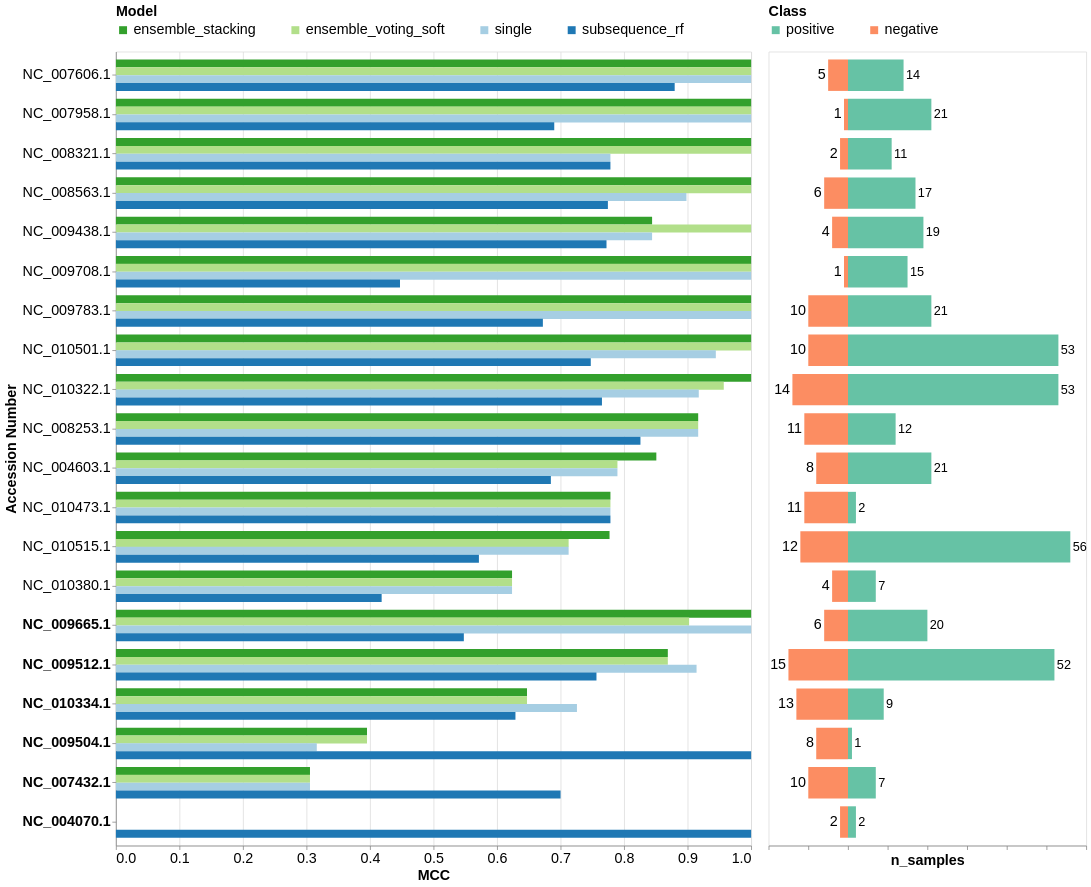

Notebook cell for this chart:
### Markdown cell above
### Bar plot to compare performance per species

### Code cell
fontsize = 18

# Create a list of labels that should be bold
bold_labels = merged_group_metrics[merged_group_metrics['is_better'] == 'n']['accession_version'].tolist()
bold_labels_stacking = merged_group_metrics_stacking[merged_group_metrics_stacking['is_better'] == 'n']['accession_version'].tolist()

merged_all_group_metrics = pd.concat([stacking_group_metrics, voting_group_metrics, 
                                      single_group_metrics, subsequence_rf_group_metrics], ignore_index=True)

#plot horizontal bar chart per genus
bar_chart = alt.Chart(merged_all_group_metrics).mark_bar(stroke=None, size=10).encode(
    y=alt.Y(f'{group_by}:N', 
            title='Accession Number', 
            sort=label_order, 
            axis=alt.Axis(labelAngle=0, orient='left', 
                          labelFontWeight=alt.condition(
            # Check if the current label is in our list of bold categories
            alt.FieldOneOfPredicate(field='label', oneOf=bold_labels),
            alt.value('bold'),
            alt.value('normal')
        )),
            ),
    x=alt.X('MCC:Q', title='MCC', axis=alt.Axis(tickCount=10), scale=alt.Scale(paddingInner=0)),
    color=alt.Color('model:N',
                    scale=alt.Scale(
                        domain=["ensemble_stacking", "ensemble_voting_soft", "single","subsequence_rf"],   # order of categories
                        range=['#33a02c','#b2df8a', '#a6cee3', '#1f78b4'],
                    ),
                    legend=alt.Legend(
                        orient='top',       # Disable default orientation
                        #legendX=-100,         # X-position of legend inside chart
                        #legendY=600,           # Y-position of legend inside chart
                        titleFontSize=fontsize,    # legend title font size
                        labelFontSize=fontsize,     # legend labels font size
                        title="Model",
                        columnPadding=40
                    )),
    yOffset=alt.YOffset('model:N', sort=["ensemble_stacking","ensemble_voting_soft", "single","subsequence_rf"])
).properties(
    width=800,
    height=1000
)

# Melt to long format
df_long = voting_group_metrics.melt(id_vars=f"{group_by}", value_vars=["positive", "negative"], var_name="class", value_name="n_samples")

# Compute proportions per row (normalize within each 'a')
df_long["proportion"] = df_long.groupby("class")["n_samples"].transform(lambda x: x / x.sum())
# Make negative values actually negative (so they plot on the left)
df_long.loc[df_long["class"] == "negative", "n_samples"] *= -1
# Add absolute value column for labeling
df_long["label"] = df_long["n_samples"].abs()

# Stacked bar chart
chart = alt.Chart(df_long).mark_bar().encode(
    y=alt.Y(f"{group_by}:N", 
            sort=label_order,
            #axis=alt.Axis(labels=True, title=None)),  # remove labels & title
            axis=None),
    x=alt.X("n_samples:Q", title="n_samples", axis=alt.Axis(labels=False, grid=False)),
    color=alt.Color("class:N",
                    scale=alt.Scale(
                        #scheme=['#1b9e77','#e7298a']
                        domain=["positive", "negative"],   # order of categories
                        range=['#66c2a5','#fc8d62']  # corresponding colors
                    ),
                     legend=alt.Legend(
                         orient='top',       # Disable default orientation
                    #     legendX=305,         # X-position of legend inside chart
                    #     legendY=600,           # Y-position of legend inside chart
                         titleFontSize=fontsize,    # legend title font size
                         labelFontSize=fontsize,     # legend labels font size
                         title="Class",
                         columnPadding=40
                    )
                    )
)

# Labels for positive values (on the right side)
text_pos = alt.Chart(df_long[df_long["n_samples"] > 0]).mark_text(
    align="left", dx=3, fontSize=16
).encode(
    y=alt.Y(f"{group_by}:N", 
            sort=label_order,
            #axis=alt.Axis(labels=True, title=None)),  # remove labels & title
            axis=None),
    x="n_samples:Q",
    text="label:Q"
)

# Labels for negative values (on the left side)
text_neg = alt.Chart(df_long[df_long["n_samples"] < 0]).mark_text(
    align="right", dx=-3, fontSize=fontsize
).encode(
    y=alt.Y(f"{group_by}:N", 
            sort=label_order,
            #axis=alt.Axis(labels=True, title=None)),  # remove labels & title
            axis=None),
    x="n_samples:Q",
    text="label:Q"
)

samples_info = (chart + text_pos + text_neg).properties(
    width=400,
    height=1000
)

layered_chart = alt.hconcat(bar_chart, samples_info).resolve_scale(
    y='shared',
    color='independent'
).configure_axis(
    labelFontSize=fontsize,
    titleFontSize=fontsize,
).configure_header(
    labelFontSize=fontsize,
    titleFontSize=fontsize,
).configure_legend(
    labelLimit=500,      # Setting to 0 removes the truncation limit
    #columns=1,         # Stack them
    #symbolLimit=50,     # Ensure symbols don't get cut
)

layered_chart

### Figure 1 — Vega-Lite specification as saved in the notebook (floating-point values rounded to 4 significant figures)
{"config": {"view": {"continuousWidth": 300, "continuousHeight": 300}, "axis": {"labelFontSize": 18, "titleFontSize": 18}, "header": {"labelFontSize": 18, "titleFontSize": 18}, "legend": {"labelLimit": 500}}, "hconcat": [{"data": {"name": "data-2071bbd4a7fd0d7e61b1717061d8f120"}, "mark": {"type": "bar", "size": 10, "stroke": null}, "encoding": {"color": {"field": "model", "legend": {"columnPadding": 40, "labelFontSize": 18, "orient": "top", "title": "Model", "titleFontSize": 18}, "scale": {"domain": ["ensemble_stacking", "ensemble_voting_soft", "single", "subsequence_rf"], "range": ["#33a02c", "#b2df8a", "#a6cee3", "#1f78b4"]}, "type": "nominal"}, "x": {"axis": {"tickCount": 10}, "field": "MCC", "scale": {"paddingInner": 0}, "title": "MCC", "type": "quantitative"}, "y": {"axis": {"labelAngle": 0, "labelFontWeight": {"condition": {"test": {"field": "label", "oneOf": ["NC_004070.1", "NC_007432.1", "NC_009504.1", "NC_009512.1", "NC_009665.1", "NC_010334.1", "NC_004070.1", "NC_007432.1", "NC_009504.1", "NC_009512.1", "NC_009665.1", "NC_010334.1", "NC_004070.1", "NC_007432.1", "NC_009504.1", "NC_009512.1", "NC_009665.1", "NC_010334.1"]}, "value": "bold"}, "value": "normal"}, "orient": "left"}, "field": "accession_version", "sort": ["NC_007606.1", "NC_007958.1", "NC_008321.1", "NC_008563.1", "NC_009438.1", "NC_009708.1", "NC_009783.1", "NC_010501.1", "NC_010322.1", "NC_008253.1", "NC_004603.1", "NC_010473.1", "NC_010515.1", "NC_010380.1", "NC_009665.1", "NC_009512.1", "NC_010334.1", "NC_009504.1", "NC_007432.1", "NC_004070.1"], "title": "Accession Number", "type": "nominal"}, "yOffset": {"field": "model", "sort": ["ensemble_stacking", "ensemble_voting_soft", "single", "subsequence_rf"], "type": "nominal"}}, "height": 1000, "width": 800}, {"layer": [{"data": {"name": "data-506b87f0a7c5e6c27c57cd973ff3b75b"}, "mark": {"type": "bar"}, "encoding": {"color": {"field": "class", "legend": {"columnPadding": 40, "labelFontSize": 18, "orient": "top", "title": "Class", "titleFontSize": 18}, "scale": {"domain": ["positive", "negative"], "range": ["#66c2a5", "#fc8d62"]}, "type": "nominal"}, "x": {"axis": {"grid": false, "labels": false}, "field": "n_samples", "title": "n_samples", "type": "quantitative"}, "y": {"axis": null, "field": "accession_version", "sort": ["NC_007606.1", "NC_007958.1", "NC_008321.1", "NC_008563.1", "NC_009438.1", "NC_009708.1", "NC_009783.1", "NC_010501.1", "NC_010322.1", "NC_008253.1", "NC_004603.1", "NC_010473.1", "NC_010515.1", "NC_010380.1", "NC_009665.1", "NC_009512.1", "NC_010334.1", "NC_009504.1", "NC_007432.1", "NC_004070.1"], "type": "nominal"}}}, {"data": {"name": "data-c4be5c6193a588431cbd469ffb6b0833"}, "mark": {"type": "text", "align": "left", "dx": 3, "fontSize": 16}, "encoding": {"text": {"field": "label", "type": "quantitative"}, "x": {"field": "n_samples", "type": "quantitative"}, "y": {"axis": null, "field": "accession_version", "sort": ["NC_007606.1", "NC_007958.1", "NC_008321.1", "NC_008563.1", "NC_009438.1", "NC_009708.1", "NC_009783.1", "NC_010501.1", "NC_010322.1", "NC_008253.1", "NC_004603.1", "NC_010473.1", "NC_010515.1", "NC_010380.1", "NC_009665.1", "NC_009512.1", "NC_010334.1", "NC_009504.1", "NC_007432.1", "NC_004070.1"], "type": "nominal"}}}, {"data": {"name": "data-4ab21dd67c69e594733b485259b4d943"}, "mark": {"type": "text", "align": "right", "dx": -3, "fontSize": 18}, "encoding": {"text": {"field": "label", "type": "quantitative"}, "x": {"field": "n_samples", "type": "quantitative"}, "y": {"axis": null, "field": "accession_version", "sort": ["NC_007606.1", "NC_007958.1", "NC_008321.1", "NC_008563.1", "NC_009438.1", "NC_009708.1", "NC_009783.1", "NC_010501.1", "NC_010322.1", "NC_008253.1", "NC_004603.1", "NC_010473.1", "NC_010515.1", "NC_010380.1", "NC_009665.1", "NC_009512.1", "NC_010334.1", "NC_009504.1", "NC_007432.1", "NC_004070.1"], "type": "nominal"}}}], "height": 1000, "width": 400}], "resolve": {"scale": {"color": "independent", "y": "shared"}}, "$schema": "https://vega.github.io/schema/vega-lite/v6.4.1.json", "datasets": {"data-2071bbd4a7fd0d7e61b1717061d8f120": [{"accession_version": "NC_004070.1", "Accuracy": 0.5, "Precision": 0.5, "Recall": 1.0, "F_1": 0.6667, "F_beta_0.5": 0.5556, "F_beta_2": 0.8333, "MCC": 0.0, "positive": 2.0, "negative": 2.0, "model": "ensemble_stacking"}, {"accession_version": "NC_004603.1", "Accuracy": 0.931, "Precision": 1.0, "Recall": 0.9048, "F_1": 0.95, "F_beta_0.5": 0.9794, "F_beta_2": 0.9223, "MCC": 0.8508, "positive": 21.0, "negative": 8.0, "model": "ensemble_stacking"}, {"accession_version": "NC_007432.1", "Accuracy": 0.5294, "Precision": 0.4667, "Recall": 1.0, "F_1": 0.6364, "F_beta_0.5": 0.5224, "F_beta_2": 0.814, "MCC": 0.3055, "positive": 7.0, "negative": 10.0, "model": "ensemble_stacking"}, {"accession_version": "NC_007606.1", "Accuracy": 1.0, "Precision": 1.0, "Recall": 1.0, "F_1": 1.0, "F_beta_0.5": 1.0, "F_beta_2": 1.0, "MCC": 1.0, "positive": 14.0, "negative": 5.0, "model": "ensemble_stacking"}, {"accession_version": "NC_007958.1", "Accuracy": 1.0, "Precision": 1.0, "Recall": 1.0, "F_1": 1.0, "F_beta_0.5": 1.0, "F_beta_2": 1.0, "MCC": 1.0, "positive": 21.0, "negative": 1.0, "model": "ensemble_stacking"}, {"accession_version": "NC_008253.1", "Accuracy": 0.9565, "Precision": 1.0, "Recall": 0.9167, "F_1": 0.9565, "F_beta_0.5": 0.9821, "F_beta_2": 0.9322, "MCC": 0.9167, "positive": 12.0, "negative": 11.0, "model": "ensemble_stacking"}, {"accession_version": "NC_008321.1", "Accuracy": 1.0, "Precision": 1.0, "Recall": 1.0, "F_1": 1.0, "F_beta_0.5": 1.0, "F_beta_2": 1.0, "MCC": 1.0, "positive": 11.0, "negative": 2.0, "model": "ensemble_stacking"}, {"accession_version": "NC_008563.1", "Accuracy": 1.0, "Precision": 1.0, "Recall": 1.0, "F_1": 1.0, "F_beta_0.5": 1.0, "F_beta_2": 1.0, "MCC": 1.0, "positive": 17.0, "negative": 6.0, "model": "ensemble_stacking"}, {"accession_version": "NC_009438.1", "Accuracy": 0.9565, "Precision": 0.95, "Recall": 1.0, "F_1": 0.9744, "F_beta_0.5": 0.9596, "F_beta_2": 0.9896, "MCC": 0.8441, "positive": 19.0, "negative": 4.0, "model": "ensemble_stacking"}, {"accession_version": "NC_009504.1", "Accuracy": 0.6667, "Precision": 0.25, "Recall": 1.0, "F_1": 0.4, "F_beta_0.5": 0.2941, "F_beta_2": 0.625, "MCC": 0.3953, "positive": 1.0, "negative": 8.0, "model": "ensemble_stacking"}, {"accession_version": "NC_009512.1", "Accuracy": 0.9552, "Precision": 0.9623, "Recall": 0.9808, "F_1": 0.9714, "F_beta_0.5": 0.9659, "F_beta_2": 0.977, "MCC": 0.8689, "positive": 52.0, "negative": 15.0, "model": "ensemble_stacking"}, {"accession_version": "NC_009665.1", "Accuracy": 1.0, "Precision": 1.0, "Recall": 1.0, "F_1": 1.0, "F_beta_0.5": 1.0, "F_beta_2": 1.0, "MCC": 1.0, "positive": 20.0, "negative": 6.0, "model": "ensemble_stacking"}, {"accession_version": "NC_009708.1", "Accuracy": 1.0, "Precision": 1.0, "Recall": 1.0, "F_1": 1.0, "F_beta_0.5": 1.0, "F_beta_2": 1.0, "MCC": 1.0, "positive": 15.0, "negative": 1.0, "model": "ensemble_stacking"}, {"accession_version": "NC_009783.1", "Accuracy": 1.0, "Precision": 1.0, "Recall": 1.0, "F_1": 1.0, "F_beta_0.5": 1.0, "F_beta_2": 1.0, "MCC": 1.0, "positive": 21.0, "negative": 10.0, "model": "ensemble_stacking"}, {"accession_version": "NC_010322.1", "Accuracy": 1.0, "Precision": 1.0, "Recall": 1.0, "F_1": 1.0, "F_beta_0.5": 1.0, "F_beta_2": 1.0, "MCC": 1.0, "positive": 53.0, "negative": 14.0, "model": "ensemble_stacking"}, {"accession_version": "NC_010334.1", "Accuracy": 0.8182, "Precision": 0.7273, "Recall": 0.8889, "F_1": 0.8, "F_beta_0.5": 0.7547, "F_beta_2": 0.8511, "MCC": 0.6472, "positive": 9.0, "negative": 13.0, "model": "ensemble_stacking"}, {"accession_version": "NC_010380.1", "Accuracy": 0.8182, "Precision": 0.7778, "Recall": 1.0, "F_1": 0.875, "F_beta_0.5": 0.814, "F_beta_2": 0.9459, "MCC": 0.6236, "positive": 7.0, "negative": 4.0, "model": "ensemble_stacking"}, {"accession_version": "NC_010473.1", "Accuracy": 0.9231, "Precision": 0.6667, "Recall": 1.0, "F_1": 0.8, "F_beta_0.5": 0.7143, "F_beta_2": 0.9091, "MCC": 0.7785, "positive": 2.0, "negative": 11.0, "model": "ensemble_stacking"}, {"accession_version": "NC_010501.1", "Accuracy": 1.0, "Precision": 1.0, "Recall": 1.0, "F_1": 1.0, "F_beta_0.5": 1.0, "F_beta_2": 1.0, "MCC": 1.0, "positive": 53.0, "negative": 10.0, "model": "ensemble_stacking"}, {"accession_version": "NC_010515.1", "Accuracy": 0.9265, "Precision": 0.9811, "Recall": 0.9286, "F_1": 0.9541, "F_beta_0.5": 0.9701, "F_beta_2": 0.9386, "MCC": 0.7771, "positive": 56.0, "negative": 12.0, "model": "ensemble_stacking"}, {"accession_version": "NC_004070.1", "Accuracy": 0.5, "Precision": 0.5, "Recall": 1.0, "F_1": 0.6667, "F_beta_0.5": 0.5556, "F_beta_2": 0.8333, "MCC": 0.0, "positive": 2.0, "negative": 2.0, "model": "ensemble_voting_soft"}, {"accession_version": "NC_004603.1", "Accuracy": 0.8966, "Precision": 1.0, "Recall": 0.8571, "F_1": 0.9231, "F_beta_0.5": 0.9677, "F_beta_2": 0.8824, "MCC": 0.7895, "positive": 21.0, "negative": 8.0, "model": "ensemble_voting_soft"}, {"accession_version": "NC_007432.1", "Accuracy": 0.5294, "Precision": 0.4667, "Recall": 1.0, "F_1": 0.6364, "F_beta_0.5": 0.5224, "F_beta_2": 0.814, "MCC": 0.3055, "positive": 7.0, "negative": 10.0, "model": "ensemble_voting_soft"}, {"accession_version": "NC_007606.1", "Accuracy": 1.0, "Precision": 1.0, "Recall": 1.0, "F_1": 1.0, "F_beta_0.5": 1.0, "F_beta_2": 1.0, "MCC": 1.0, "positive": 14.0, "negative": 5.0, "model": "ensemble_voting_soft"}, {"accession_version": "NC_007958.1", "Accuracy": 1.0, "Precision": 1.0, "Recall": 1.0, "F_1": 1.0, "F_beta_0.5": 1.0, "F_beta_2": 1.0, "MCC": 1.0, "positive": 21.0, "negative": 1.0, "model": "ensemble_voting_soft"}, {"accession_version": "NC_008253.1", "Accuracy": 0.9565, "Precision": 1.0, "Recall": 0.9167, "F_1": 0.9565, "F_beta_0.5": 0.9821, "F_beta_2": 0.9322, "MCC": 0.9167, "positive": 12.0, "negative": 11.0, "model": "ensemble_voting_soft"}, {"accession_version": "NC_008321.1", "Accuracy": 1.0, "Precision": 1.0, "Recall": 1.0, "F_1": 1.0, "F_beta_0.5": 1.0, "F_beta_2": 1.0, "MCC": 1.0, "positive": 11.0, "negative": 2.0, "model": "ensemble_voting_soft"}, {"accession_version": "NC_008563.1", "Accuracy": 1.0, "Precision": 1.0, "Recall": 1.0, "F_1": 1.0, "F_beta_0.5": 1.0, "F_beta_2": 1.0, "MCC": 1.0, "positive": 17.0, "negative": 6.0, "model": "ensemble_voting_soft"}, {"accession_version": "NC_009438.1", "Accuracy": 1.0, "Precision": 1.0, "Recall": 1.0, "F_1": 1.0, "F_beta_0.5": 1.0, "F_beta_2": 1.0, "MCC": 1.0, "positive": 19.0, "negative": 4.0, "model": "ensemble_voting_soft"}, {"accession_version": "NC_009504.1", "Accuracy": 0.6667, "Precision": 0.25, "Recall": 1.0, "F_1": 0.4, "F_beta_0.5": 0.2941, "F_beta_2": 0.625, "MCC": 0.3953, "positive": 1.0, "negative": 8.0, "model": "ensemble_voting_soft"}, {"accession_version": "NC_009512.1", "Accuracy": 0.9552, "Precision": 0.9623, "Recall": 0.9808, "F_1": 0.9714, "F_beta_0.5": 0.9659, "F_beta_2": 0.977, "MCC": 0.8689, "positive": 52.0, "negative": 15.0, "model": "ensemble_voting_soft"}, {"accession_version": "NC_009665.1", "Accuracy": 0.9615, "Precision": 1.0, "Recall": 0.95, "F_1": 0.9744, "F_beta_0.5": 0.9896, "F_beta_2": 0.9596, "MCC": 0.9024, "positive": 20.0, "negative": 6.0, "model": "ensemble_voting_soft"}, {"accession_version": "NC_009708.1", "Accuracy": 1.0, "Precision": 1.0, "Recall": 1.0, "F_1": 1.0, "F_beta_0.5": 1.0, "F_beta_2": 1.0, "MCC": 1.0, "positive": 15.0, "negative": 1.0, "model": "ensemble_voting_soft"}, {"accession_version": "NC_009783.1", "Accuracy": 1.0, "Precision": 1.0, "Recall": 1.0, "F_1": 1.0, "F_beta_0.5": 1.0, "F_beta_2": 1.0, "MCC": 1.0, "positive": 21.0, "negative": 10.0, "model": "ensemble_voting_soft"}, {"accession_version": "NC_010322.1", "Accuracy": 0.9851, "Precision": 1.0, "Recall": 0.9811, "F_1": 0.9905, "F_beta_0.5": 0.9962, "F_beta_2": 0.9848, "MCC": 0.9569, "positive": 53.0, "negative": 14.0, "model": "ensemble_voting_soft"}, {"accession_version": "NC_010334.1", "Accuracy": 0.8182, "Precision": 0.7273, "Recall": 0.8889, "F_1": 0.8, "F_beta_0.5": 0.7547, "F_beta_2": 0.8511, "MCC": 0.6472, "positive": 9.0, "negative": 13.0, "model": "ensemble_voting_soft"}, {"accession_version": "NC_010380.1", "Accuracy": 0.8182, "Precision": 0.7778, "Recall": 1.0, "F_1": 0.875, "F_beta_0.5": 0.814, "F_beta_2": 0.9459, "MCC": 0.6236, "positive": 7.0, "negative": 4.0, "model": "ensemble_voting_soft"}, {"accession_version": "NC_010473.1", "Accuracy": 0.9231, "Precision": 0.6667, "Recall": 1.0, "F_1": 0.8, "F_beta_0.5": 0.7143, "F_beta_2": 0.9091, "MCC": 0.7785, "positive": 2.0, "negative": 11.0, "model": "ensemble_voting_soft"}, {"accession_version": "NC_010501.1", "Accuracy": 1.0, "Precision": 1.0, "Recall": 1.0, "F_1": 1.0, "F_beta_0.5": 1.0, "F_beta_2": 1.0, "MCC": 1.0, "positive": 53.0, "negative": 10.0, "model": "ensemble_voting_soft"}, {"accession_version": "NC_010515.1", "Accuracy": 0.8971, "Precision": 0.9804, "Recall": 0.8929, "F_1": 0.9346, "F_beta_0.5": 0.9615, "F_beta_2": 0.9091, "MCC": 0.7127, "positive": 56.0, "negative": 12.0, "model": "ensemble_voting_soft"}, {"accession_version": "NC_004070.1", "Accuracy": 0.5, "Precision": 0.5, "Recall": 1.0, "F_1": 0.6667, "F_beta_0.5": 0.5556, "F_beta_2": 0.8333, "MCC": 0.0, "positive": 2.0, "negative": 2.0, "model": "single"}, {"accession_version": "NC_004603.1", "Accuracy": 0.8966, "Precision": 1.0, "Recall": 0.8571, "F_1": 0.9231, "F_beta_0.5": 0.9677, "F_beta_2": 0.8824, "MCC": 0.7895, "positive": 21.0, "negative": 8.0, "model": "single"}, {"accession_version": "NC_007432.1", "Accuracy": 0.5294, "Precision": 0.4667, "Recall": 1.0, "F_1": 0.6364, "F_beta_0.5": 0.5224, "F_beta_2": 0.814, "MCC": 0.3055, "positive": 7.0, "negative": 10.0, "model": "single"}, {"accession_version": "NC_007606.1", "Accuracy": 1.0, "Precision": 1.0, "Recall": 1.0, "F_1": 1.0, "F_beta_0.5": 1.0, "F_beta_2": 1.0, "MCC": 1.0, "positive": 14.0, "negative": 5.0, "model": "single"}, {"accession_version": "NC_007958.1", "Accuracy": 1.0, "Precision": 1.0, "Recall": 1.0, "F_1": 1.0, "F_beta_0.5": 1.0, "F_beta_2": 1.0, "MCC": 1.0, "positive": 21.0, "negative": 1.0, "model": "single"}, {"accession_version": "NC_008253.1", "Accuracy": 0.9565, "Precision": 1.0, "Recall": 0.9167, "F_1": 0.9565, "F_beta_0.5": 0.9821, "F_beta_2": 0.9322, "MCC": 0.9167, "positive": 12.0, "negative": 11.0, "model": "single"}, {"accession_version": "NC_008321.1", "Accuracy": 0.9231, "Precision": 1.0, "Recall": 0.9091, "F_1": 0.9524, "F_beta_0.5": 0.9804, "F_beta_2": 0.9259, "MCC": 0.7785, "positive": 11.0, "negative": 2.0, "model": "single"}, {"accession_version": "NC_008563.1", "Accuracy": 0.9565, "Precision": 1.0, "Recall": 0.9412, "F_1": 0.9697, "F_beta_0.5": 0.9877, "F_beta_2": 0.9524, "MCC": 0.8982, "positive": 17.0, "negative": 6.0, "model": "single"}, {"accession_version": "NC_009438.1", "Accuracy": 0.9565, "Precision": 0.95, "Recall": 1.0, "F_1": 0.9744, "F_beta_0.5": 0.9596, "F_beta_2": 0.9896, "MCC": 0.8441, "positive": 19.0, "negative": 4.0, "model": "single"}, {"accession_version": "NC_009504.1", "Accuracy": 0.5556, "Precision": 0.2, "Recall": 1.0, "F_1": 0.3333, "F_beta_0.5": 0.2381, "F_beta_2": 0.5556, "MCC": 0.3162, "positive": 1.0, "negative": 8.0, "model": "single"}, {"accession_version": "NC_009512.1", "Accuracy": 0.9701, "Precision": 0.9808, "Recall": 0.9808, "F_1": 0.9808, "F_beta_0.5": 0.9808, "F_beta_2": 0.9808, "MCC": 0.9141, "positive": 52.0, "negative": 15.0, "model": "single"}, {"accession_version": "NC_009665.1", "Accuracy": 1.0, "Precision": 1.0, "Recall": 1.0, "F_1": 1.0, "F_beta_0.5": 1.0, "F_beta_2": 1.0, "MCC": 1.0, "positive": 20.0, "negative": 6.0, "model": "single"}, {"accession_version": "NC_009708.1", "Accuracy": 1.0, "Precision": 1.0, "Recall": 1.0, "F_1": 1.0, "F_beta_0.5": 1.0, "F_beta_2": 1.0, "MCC": 1.0, "positive": 15.0, "negative": 1.0, "model": "single"}, {"accession_version": "NC_009783.1", "Accuracy": 1.0, "Precision": 1.0, "Recall": 1.0, "F_1": 1.0, "F_beta_0.5": 1.0, "F_beta_2": 1.0, "MCC": 1.0, "positive": 21.0, "negative": 10.0, "model": "single"}, {"accession_version": "NC_010322.1", "Accuracy": 0.9701, "Precision": 1.0, "Recall": 0.9623, "F_1": 0.9808, "F_beta_0.5": 0.9922, "F_beta_2": 0.9696, "MCC": 0.9176, "positive": 53.0, "negative": 14.0, "model": "single"}, {"accession_version": "NC_010334.1", "Accuracy": 0.8636, "Precision": 0.8, "Recall": 0.8889, "F_1": 0.8421, "F_beta_0.5": 0.8163, "F_beta_2": 0.8696, "MCC": 0.7258, "positive": 9.0, "negative": 13.0, "model": "single"}, {"accession_version": "NC_010380.1", "Accuracy": 0.8182, "Precision": 0.7778, "Recall": 1.0, "F_1": 0.875, "F_beta_0.5": 0.814, "F_beta_2": 0.9459, "MCC": 0.6236, "positive": 7.0, "negative": 4.0, "model": "single"}, {"accession_version": "NC_010473.1", "Accuracy": 0.9231, "Precision": 0.6667, "Recall": 1.0, "F_1": 0.8, "F_beta_0.5": 0.7143, "F_beta_2": 0.9091, "MCC": 0.7785, "positive": 2.0, "negative": 11.0, "model": "single"}, {"accession_version": "NC_010501.1", "Accuracy": 0.9841, "Precision": 1.0, "Recall": 0.9811, "F_1": 0.9905, "F_beta_0.5": 0.9962, "F_beta_2": 0.9848, "MCC": 0.9444, "positive": 53.0, "negative": 10.0, "model": "single"}, {"accession_version": "NC_010515.1", "Accuracy": 0.8971, "Precision": 0.9804, "Recall": 0.8929, "F_1": 0.9346, "F_beta_0.5": 0.9615, "F_beta_2": 0.9091, "MCC": 0.7127, "positive": 56.0, "negative": 12.0, "model": "single"}, {"accession_version": "NC_004070.1", "Accuracy": 1.0, "Precision": 1.0, "Recall": 1.0, "F_1": 1.0, "F_beta_0.5": 1.0, "F_beta_2": 1.0, "MCC": 1.0, "positive": 2.0, "negative": 2.0, "model": "subsequence_rf"}, {"accession_version": "NC_004603.1", "Accuracy": 0.8276, "Precision": 1.0, "Recall": 0.7619, "F_1": 0.8649, "F_beta_0.5": 0.9412, "F_beta_2": 0.8, "MCC": 0.6847, "positive": 21.0, "negative": 8.0, "model": "subsequence_rf"}, {"accession_version": "NC_007432.1", "Accuracy": 0.8235, "Precision": 0.7, "Recall": 1.0, "F_1": 0.8235, "F_beta_0.5": 0.7447, "F_beta_2": 0.9211, "MCC": 0.7, "positive": 7.0, "negative": 10.0, "model": "subsequence_rf"}, {"accession_version": "NC_007606.1", "Accuracy": 0.9474, "Precision": 1.0, "Recall": 0.9286, "F_1": 0.963, "F_beta_0.5": 0.9848, "F_beta_2": 0.942, "MCC": 0.8797, "positive": 14.0, "negative": 5.0, "model": "subsequence_rf"}, {"accession_version": "NC_007958.1", "Accuracy": 0.9545, "Precision": 1.0, "Recall": 0.9524, "F_1": 0.9756, "F_beta_0.5": 0.9901, "F_beta_2": 0.9615, "MCC": 0.6901, "positive": 21.0, "negative": 1.0, "model": "subsequence_rf"}, {"accession_version": "NC_008253.1", "Accuracy": 0.913, "Precision": 0.9167, "Recall": 0.9167, "F_1": 0.9167, "F_beta_0.5": 0.9167, "F_beta_2": 0.9167, "MCC": 0.8258, "positive": 12.0, "negative": 11.0, "model": "subsequence_rf"}, {"accession_version": "NC_008321.1", "Accuracy": 0.9231, "Precision": 1.0, "Recall": 0.9091, "F_1": 0.9524, "F_beta_0.5": 0.9804, "F_beta_2": 0.9259, "MCC": 0.7785, "positive": 11.0, "negative": 2.0, "model": "subsequence_rf"}, {"accession_version": "NC_008563.1", "Accuracy": 0.913, "Precision": 0.9412, "Recall": 0.9412, "F_1": 0.9412, "F_beta_0.5": 0.9412, "F_beta_2": 0.9412, "MCC": 0.7745, "positive": 17.0, "negative": 6.0, "model": "subsequence_rf"}, {"accession_version": "NC_009438.1", "Accuracy": 0.913, "Precision": 1.0, "Recall": 0.8947, "F_1": 0.9444, "F_beta_0.5": 0.977, "F_beta_2": 0.914, "MCC": 0.7723, "positive": 19.0, "negative": 4.0, "model": "subsequence_rf"}, {"accession_version": "NC_009504.1", "Accuracy": 1.0, "Precision": 1.0, "Recall": 1.0, "F_1": 1.0, "F_beta_0.5": 1.0, "F_beta_2": 1.0, "MCC": 1.0, "positive": 1.0, "negative": 8.0, "model": "subsequence_rf"}, {"accession_version": "NC_009512.1", "Accuracy": 0.9104, "Precision": 0.96, "Recall": 0.9231, "F_1": 0.9412, "F_beta_0.5": 0.9524, "F_beta_2": 0.9302, "MCC": 0.7565, "positive": 52.0, "negative": 15.0, "model": "subsequence_rf"}, {"accession_version": "NC_009665.1", "Accuracy": 0.7308, "Precision": 1.0, "Recall": 0.65, "F_1": 0.7879, "F_beta_0.5": 0.9028, "F_beta_2": 0.6989, "MCC": 0.5477, "positive": 20.0, "negative": 6.0, "model": "subsequence_rf"}, {"accession_version": "NC_009708.1", "Accuracy": 0.8125, "Precision": 1.0, "Recall": 0.8, "F_1": 0.8889, "F_beta_0.5": 0.9524, "F_beta_2": 0.8333, "MCC": 0.4472, "positive": 15.0, "negative": 1.0, "model": "subsequence_rf"}, {"accession_version": "NC_009783.1", "Accuracy": 0.8387, "Precision": 0.9444, "Recall": 0.8095, "F_1": 0.8718, "F_beta_0.5": 0.914, "F_beta_2": 0.8333, "MCC": 0.6722, "positive": 21.0, "negative": 10.0, "model": "subsequence_rf"}, {"accession_version": "NC_010322.1", "Accuracy": 0.9104, "Precision": 0.9796, "Recall": 0.9057, "F_1": 0.9412, "F_beta_0.5": 0.9639, "F_beta_2": 0.9195, "MCC": 0.7652, "positive": 53.0, "negative": 14.0, "model": "subsequence_rf"}, {"accession_version": "NC_010334.1", "Accuracy": 0.7727, "Precision": 0.6429, "Recall": 1.0, "F_1": 0.7826, "F_beta_0.5": 0.6923, "F_beta_2": 0.9, "MCC": 0.629, "positive": 9.0, "negative": 13.0, "model": "subsequence_rf"}, {"accession_version": "NC_010380.1", "Accuracy": 0.7273, "Precision": 0.7, "Recall": 1.0, "F_1": 0.8235, "F_beta_0.5": 0.7447, "F_beta_2": 0.9211, "MCC": 0.4183, "positive": 7.0, "negative": 4.0, "model": "subsequence_rf"}, {"accession_version": "NC_010473.1", "Accuracy": 0.9231, "Precision": 0.6667, "Recall": 1.0, "F_1": 0.8, "F_beta_0.5": 0.7143, "F_beta_2": 0.9091, "MCC": 0.7785, "positive": 2.0, "negative": 11.0, "model": "subsequence_rf"}, {"accession_version": "NC_010501.1", "Accuracy": 0.9365, "Precision": 0.9455, "Recall": 0.9811, "F_1": 0.963, "F_beta_0.5": 0.9524, "F_beta_2": 0.9738, "MCC": 0.7476, "positive": 53.0, "negative": 10.0, "model": "subsequence_rf"}, {"accession_version": "NC_010515.1", "Accuracy": 0.8382, "Precision": 0.9592, "Recall": 0.8393, "F_1": 0.8952, "F_beta_0.5": 0.9325, "F_beta_2": 0.8608, "MCC": 0.5715, "positive": 56.0, "negative": 12.0, "model": "subsequence_rf"}], "data-506b87f0a7c5e6c27c57cd973ff3b75b": [{"accession_version": "NC_004070.1", "class": "positive", "n_samples": 2.0, "proportion": 0.004843, "label": 2.0}, {"accession_version": "NC_004603.1", "class": "positive", "n_samples": 21.0, "proportion": 0.05085, "label": 21.0}, {"accession_version": "NC_007432.1", "class": "positive", "n_samples": 7.0, "proportion": 0.01695, "label": 7.0}, {"accession_version": "NC_007606.1", "class": "positive", "n_samples": 14.0, "proportion": 0.0339, "label": 14.0}, {"accession_version": "NC_007958.1", "class": "positive", "n_samples": 21.0, "proportion": 0.05085, "label": 21.0}, {"accession_version": "NC_008253.1", "class": "positive", "n_samples": 12.0, "proportion": 0.02906, "label": 12.0}, {"accession_version": "NC_008321.1", "class": "positive", "n_samples": 11.0, "proportion": 0.02663, "label": 11.0}, {"accession_version": "NC_008563.1", "class": "positive", "n_samples": 17.0, "proportion": 0.04116, "label": 17.0}, {"accession_version": "NC_009438.1", "class": "positive", "n_samples": 19.0, "proportion": 0.046, "label": 19.0}, {"accession_version": "NC_009504.1", "class": "positive", "n_samples": 1.0, "proportion": 0.002421, "label": 1.0}, {"accession_version": "NC_009512.1", "class": "positive", "n_samples": 52.0, "proportion": 0.1259, "label": 52.0}, {"accession_version": "NC_009665.1", "class": "positive", "n_samples": 20.0, "proportion": 0.04843, "label": 20.0}, {"accession_version": "NC_009708.1", "class": "positive", "n_samples": 15.0, "proportion": 0.03632, "label": 15.0}, {"accession_version": "NC_009783.1", "class": "positive", "n_samples": 21.0, "proportion": 0.05085, "label": 21.0}, {"accession_version": "NC_010322.1", "class": "positive", "n_samples": 53.0, "proportion": 0.1283, "label": 53.0}, {"accession_version": "NC_010334.1", "class": "positive", "n_samples": 9.0, "proportion": 0.02179, "label": 9.0}, {"accession_version": "NC_010380.1", "class": "positive", "n_samples": 7.0, "proportion": 0.01695, "label": 7.0}, {"accession_version": "NC_010473.1", "class": "positive", "n_samples": 2.0, "proportion": 0.004843, "label": 2.0}, {"accession_version": "NC_010501.1", "class": "positive", "n_samples": 53.0, "proportion": 0.1283, "label": 53.0}, {"accession_version": "NC_010515.1", "class": "positive", "n_samples": 56.0, "proportion": 0.1356, "label": 56.0}, {"accession_version": "NC_004070.1", "class": "negative", "n_samples": -2.0, "proportion": 0.01307, "label": 2.0}, {"accession_version": "NC_004603.1", "class": "negative", "n_samples": -8.0, "proportion": 0.05229, "label": 8.0}, {"accession_version": "NC_007432.1", "class": "negative", "n_samples": -10.0, "proportion": 0.06536, "label": 10.0}, {"accession_version": "NC_007606.1", "class": "negative", "n_samples": -5.0, "proportion": 0.03268, "label": 5.0}, {"accession_version": "NC_007958.1", "class": "negative", "n_samples": -1.0, "proportion": 0.006536, "label": 1.0}, {"accession_version": "NC_008253.1", "class": "negative", "n_samples": -11.0, "proportion": 0.0719, "label": 11.0}, {"accession_version": "NC_008321.1", "class": "negative", "n_samples": -2.0, "proportion": 0.01307, "label": 2.0}, {"accession_version": "NC_008563.1", "class": "negative", "n_samples": -6.0, "proportion": 0.03922, "label": 6.0}, {"accession_version": "NC_009438.1", "class": "negative", "n_samples": -4.0, "proportion": 0.02614, "label": 4.0}, {"accession_version": "NC_009504.1", "class": "negative", "n_samples": -8.0, "proportion": 0.05229, "label": 8.0}, {"accession_version": "NC_009512.1", "class": "negative", "n_samples": -15.0, "proportion": 0.09804, "label": 15.0}, {"accession_version": "NC_009665.1", "class": "negative", "n_samples": -6.0, "proportion": 0.03922, "label": 6.0}, {"accession_version": "NC_009708.1", "class": "negative", "n_samples": -1.0, "proportion": 0.006536, "label": 1.0}, {"accession_version": "NC_009783.1", "class": "negative", "n_samples": -10.0, "proportion": 0.06536, "label": 10.0}, {"accession_version": "NC_010322.1", "class": "negative", "n_samples": -14.0, "proportion": 0.0915, "label": 14.0}, {"accession_version": "NC_010334.1", "class": "negative", "n_samples": -13.0, "proportion": 0.08497, "label": 13.0}, {"accession_version": "NC_010380.1", "class": "negative", "n_samples": -4.0, "proportion": 0.02614, "label": 4.0}, {"accession_version": "NC_010473.1", "class": "negative", "n_samples": -11.0, "proportion": 0.0719, "label": 11.0}, {"accession_version": "NC_010501.1", "class": "negative", "n_samples": -10.0, "proportion": 0.06536, "label": 10.0}, {"accession_version": "NC_010515.1", "class": "negative", "n_samples": -12.0, "proportion": 0.07843, "label": 12.0}], "data-c4be5c6193a588431cbd469ffb6b0833": [{"accession_version": "NC_004070.1", "class": "positive", "n_samples": 2.0, "proportion": 0.004843, "label": 2.0}, {"accession_version": "NC_004603.1", "class": "positive", "n_samples": 21.0, "proportion": 0.05085, "label": 21.0}, {"accession_version": "NC_007432.1", "class": "positive", "n_samples": 7.0, "proportion": 0.01695, "label": 7.0}, {"accession_version": "NC_007606.1", "class": "positive", "n_samples": 14.0, "proportion": 0.0339, "label": 14.0}, {"accession_version": "NC_007958.1", "class": "positive", "n_samples": 21.0, "proportion": 0.05085, "label": 21.0}, {"accession_version": "NC_008253.1", "class": "positive", "n_samples": 12.0, "proportion": 0.02906, "label": 12.0}, {"accession_version": "NC_008321.1", "class": "positive", "n_samples": 11.0, "proportion": 0.02663, "label": 11.0}, {"accession_version": "NC_008563.1", "class": "positive", "n_samples": 17.0, "proportion": 0.04116, "label": 17.0}, {"accession_version": "NC_009438.1", "class": "positive", "n_samples": 19.0, "proportion": 0.046, "label": 19.0}, {"accession_version": "NC_009504.1", "class": "positive", "n_samples": 1.0, "proportion": 0.002421, "label": 1.0}, {"accession_version": "NC_009512.1", "class": "positive", "n_samples": 52.0, "proportion": 0.1259, "label": 52.0}, {"accession_version": "NC_009665.1", "class": "positive", "n_samples": 20.0, "proportion": 0.04843, "label": 20.0}, {"accession_version": "NC_009708.1", "class": "positive", "n_samples": 15.0, "proportion": 0.03632, "label": 15.0}, {"accession_version": "NC_009783.1", "class": "positive", "n_samples": 21.0, "proportion": 0.05085, "label": 21.0}, {"accession_version": "NC_010322.1", "class": "positive", "n_samples": 53.0, "proportion": 0.1283, "label": 53.0}, {"accession_version": "NC_010334.1", "class": "positive", "n_samples": 9.0, "proportion": 0.02179, "label": 9.0}, {"accession_version": "NC_010380.1", "class": "positive", "n_samples": 7.0, "proportion": 0.01695, "label": 7.0}, {"accession_version": "NC_010473.1", "class": "positive", "n_samples": 2.0, "proportion": 0.004843, "label": 2.0}, {"accession_version": "NC_010501.1", "class": "positive", "n_samples": 53.0, "proportion": 0.1283, "label": 53.0}, {"accession_version": "NC_010515.1", "class": "positive", "n_samples": 56.0, "proportion": 0.1356, "label": 56.0}], "data-4ab21dd67c69e594733b485259b4d943": [{"accession_version": "NC_004070.1", "class": "negative", "n_samples": -2.0, "proportion": 0.01307, "label": 2.0}, {"accession_version": "NC_004603.1", "class": "negative", "n_samples": -8.0, "proportion": 0.05229, "label": 8.0}, {"accession_version": "NC_007432.1", "class": "negative", "n_samples": -10.0, "proportion": 0.06536, "label": 10.0}, {"accession_version": "NC_007606.1", "class": "negative", "n_samples": -5.0, "proportion": 0.03268, "label": 5.0}, {"accession_version": "NC_007958.1", "class": "negative", "n_samples": -1.0, "proportion": 0.006536, "label": 1.0}, {"accession_version": "NC_008253.1", "class": "negative", "n_samples": -11.0, "proportion": 0.0719, "label": 11.0}, {"accession_version": "NC_008321.1", "class": "negative", "n_samples": -2.0, "proportion": 0.01307, "label": 2.0}, {"accession_version": "NC_008563.1", "class": "negative", "n_samples": -6.0, "proportion": 0.03922, "label": 6.0}, {"accession_version": "NC_009438.1", "class": "negative", "n_samples": -4.0, "proportion": 0.02614, "label": 4.0}, {"accession_version": "NC_009504.1", "class": "negative", "n_samples": -8.0, "proportion": 0.05229, "label": 8.0}, {"accession_version": "NC_009512.1", "class": "negative", "n_samples": -15.0, "proportion": 0.09804, "label": 15.0}, {"accession_version": "NC_009665.1", "class": "negative", "n_samples": -6.0, "proportion": 0.03922, "label": 6.0}, {"accession_version": "NC_009708.1", "class": "negative", "n_samples": -1.0, "proportion": 0.006536, "label": 1.0}, {"accession_version": "NC_009783.1", "class": "negative", "n_samples": -10.0, "proportion": 0.06536, "label": 10.0}, {"accession_version": "NC_010322.1", "class": "negative", "n_samples": -14.0, "proportion": 0.0915, "label": 14.0}, {"accession_version": "NC_010334.1", "class": "negative", "n_samples": -13.0, "proportion": 0.08497, "label": 13.0}, {"accession_version": "NC_010380.1", "class": "negative", "n_samples": -4.0, "proportion": 0.02614, "label": 4.0}, {"accession_version": "NC_010473.1", "class": "negative", "n_samples": -11.0, "proportion": 0.0719, "label": 11.0}, {"accession_version": "NC_010501.1", "class": "negative", "n_samples": -10.0, "proportion": 0.06536, "label": 10.0}, {"accession_version": "NC_010515.1", "class": "negative", "n_samples": -12.0, "proportion": 0.07843, "label": 12.0}]}}
